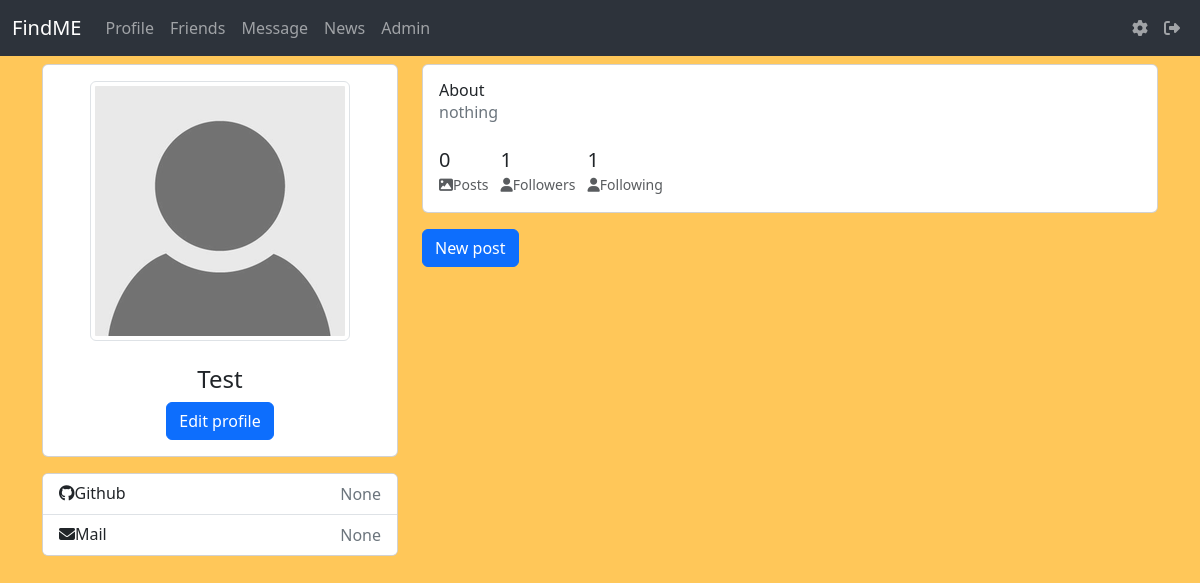
Before: /profile/Test (signed in) with the older database file.
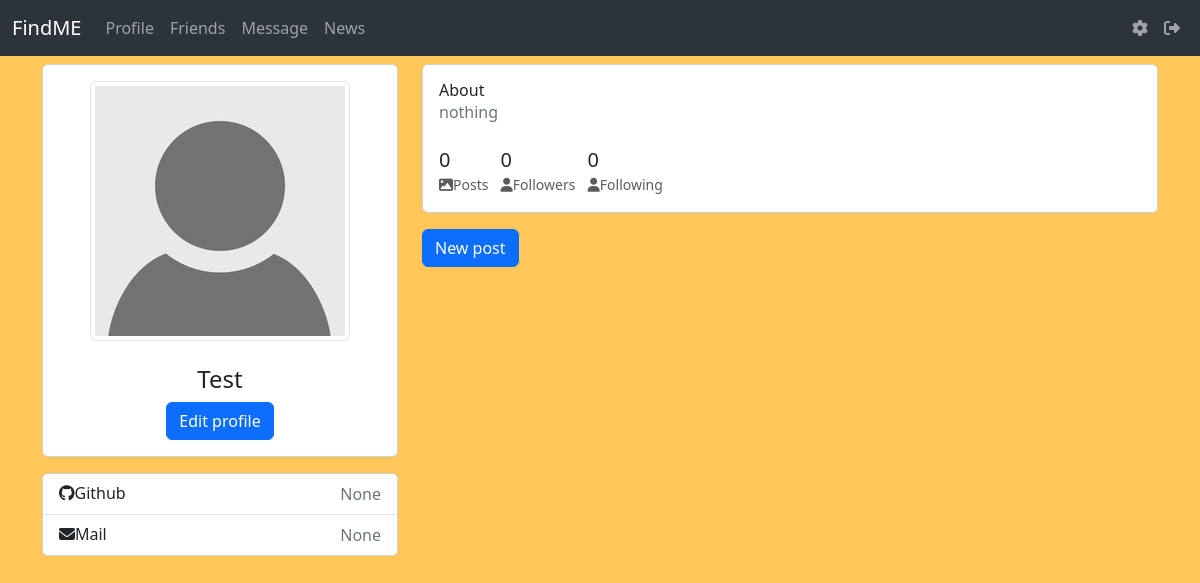
After: the same page with the newer database file.
### main.py (the view, shortened to what this page needs)
@app.route('/profile/<string:name>', methods=['GET', 'POST'])
@login_required
def profile(name):
    db_sess = db_session.create_session()
    if current_user.is_authenticated:
        user = db_sess.query(User).filter(User.name == name).first()
        posts = db_sess.query(Posts).filter(user.id == Posts.user_id)
        number = len(list(posts))
        followings_count = user.followings.split(', ')
        if followings_count[0] == '':
            followings_count = 0
        else:
            followings_count = len(followings_count)
        followers_count = user.followers.split(', ')
        if followers_count[0] == '':
            followers_count = 0
        else:
            followers_count = len(followers_count)
    else:
        return redirect('/')
    return render_template('profile.html', posts=posts, count=number, user=user, followings_count=followings_count,
                           followers_count=followers_count)

### data/db_session.py (called while the page is built)
def create_session() -> Session:
    global __factory
    return __factory()

### main.py (called while the page is built)
@login_manager.user_loader
def load_user(user_id):
    db_sess = db_session.create_session()
    return db_sess.query(User).get(user_id)

### templates/profile.html (shortened to what this page needs)
{% extends "base.html" %}
{% block content %}
<div class="row gutters-sm">
    <div class="col-md-4 mb-3">
        <div class="card">
            <div class="card-body">
                <div class="d-flex flex-column align-items-center text-center">
                    <div class="profile-pic-div mr-3">
                        <form method="post" enctype="multipart/form-data">
                            <img src="../static/avatars/{{user.image}}" id="photo" width="250"
                                 class="rounded mb-2 img-thumbnail" data-bs-toggle="modal"
                                 data-bs-target="#exampleModal">
                        </form>
                    </div>
                    <div class="mt-3">
                        <h4>{{user.name}}</h4>
                        {% if current_user.is_authenticated and (current_user.id == user.id) %}
                        <button class="btn btn-primary" data-bs-toggle="modal"
                                data-bs-target="#exampleModaleditprofile">Edit profile
                        </button>
                        {% endif %}
                    </div>
                </div>
            </div>
        </div>
        <div class="card mt-3">
            <ul class="list-group list-group-flush">
                <li class="list-group-item d-flex justify-content-between align-items-center flex-wrap">
                    <h6 class="mb-0"><i class="fa-brands fa-github"></i>Github</h6>
                    <span class="text-secondary">{{user.github}}</span>
                </li>
                <li class="list-group-item d-flex justify-content-between align-items-center flex-wrap">
                    <h6 class="mb-0"><i class="fa-solid fa-envelope"></i>Mail</h6>
                    <span class="text-secondary">{{user.second_email}}</span>
                </li>
            </ul>
        </div>
    </div>
    <div class="col-md-8">
        <div class="card mb-3">
            <div class="card-body">
                <div class="row-4">
                    <div class="col-sm-3">
                        <h6 class="mb-0">About</h6>
                    </div>
                    <div class="col-sm-9 text-secondary">
                        {{user.about}}
                    </div>
                </div>
                <br>
                <div class="row-2">
                    <div class="col-sm-12">
                        <ul class="list-inline mb-0">
                            <li class="list-inline-item">
                                <h5 class="font-weight-bold mb-0 d-block">{{count}}</h5><small class="text-muted"> <i
                                    class="fas fa-image mr-1"></i>Posts</small>
                            </li>
                            <li class="list-inline-item">
                                <h5 class="font-weight-bold mb-0 d-block">{{followers_count}}</h5><small class="text-muted"> <i
                                    class="fas fa-user mr-1"></i>Followers</small>
                            </li>
                            <li class="list-inline-item">
                                <h5 class="font-weight-bold mb-0 d-block">{{followings_count}}</h5><small class="text-muted"> <i
                                    class="fas fa-user mr-1"></i>Following</small>
                            </li>
                        </ul>
                    </div>
                </div>
            </div>
        </div>
        {% if current_user.is_authenticated and (current_user.id == user.id) %}
        <button class="btn btn-primary" data-bs-toggle="modal" data-bs-target="#exampleModalpost">New post</button>
        <br>
        {% endif %}
    </div>
</div>
{% endblock %}

Changed rows visible on the page:
changed User "Test": admin_check 1 → 0 (drawn)
Other visible differences:
{{ followers_count }}: "1" → "0"
{{ followings_count }}: "1" → "0"
text no longer shown: "Admin"
